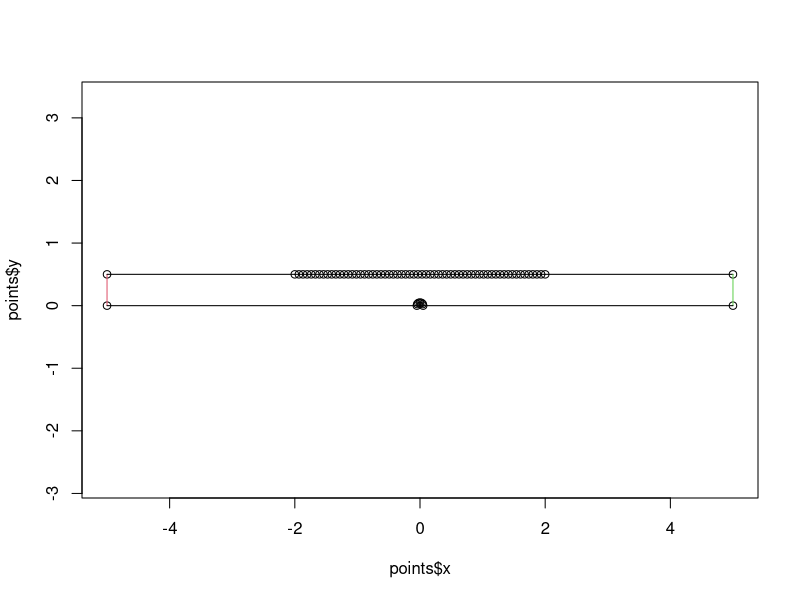
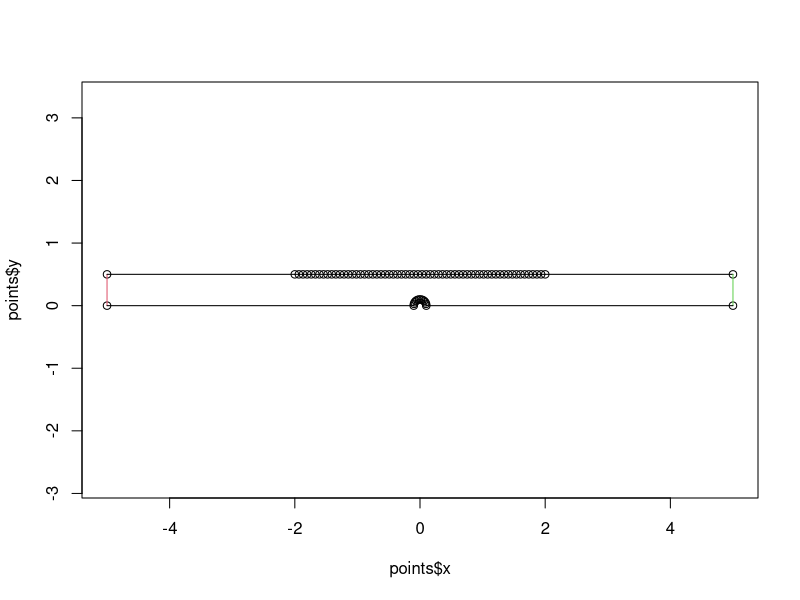
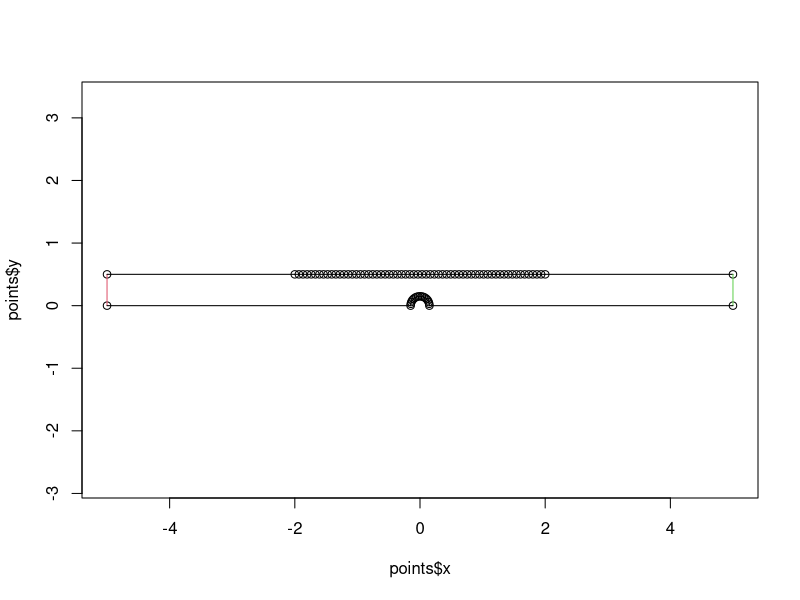
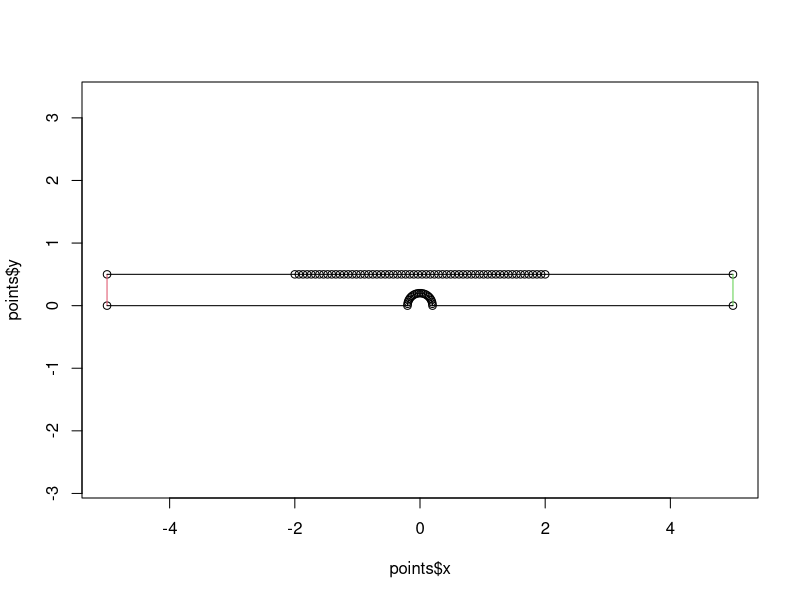
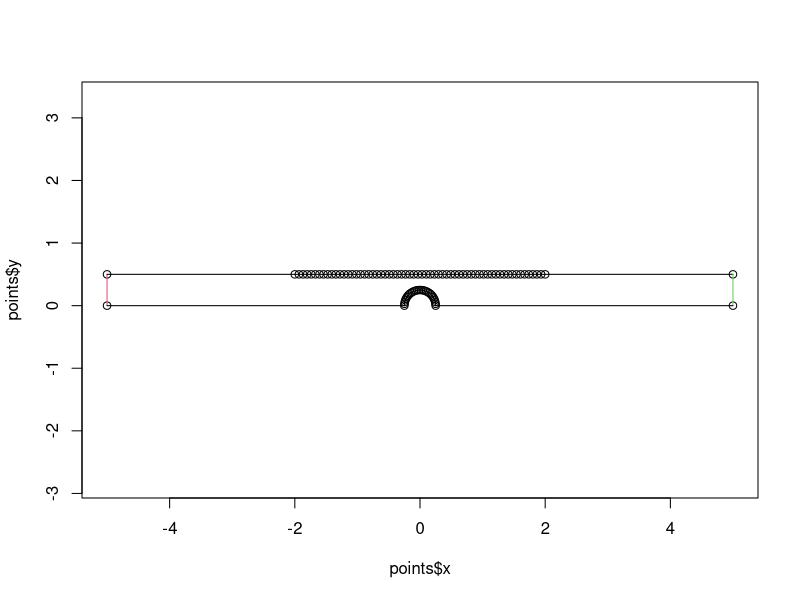
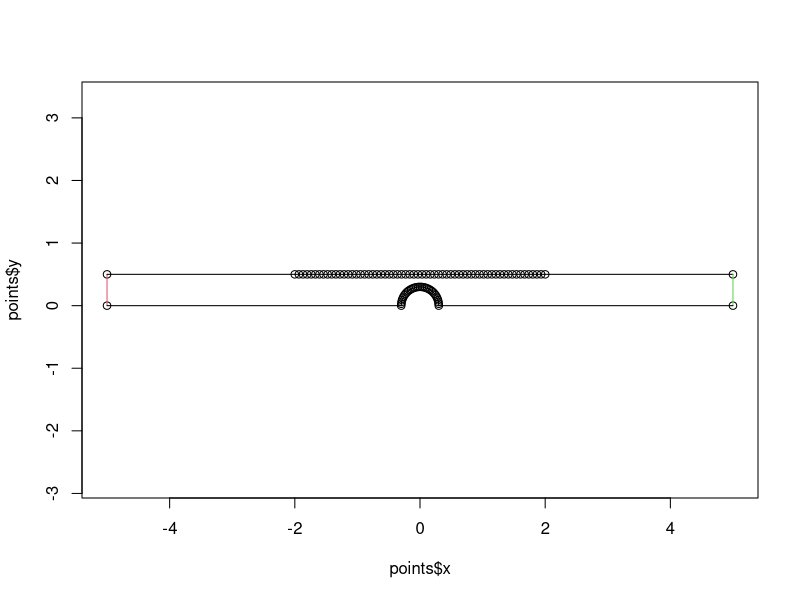
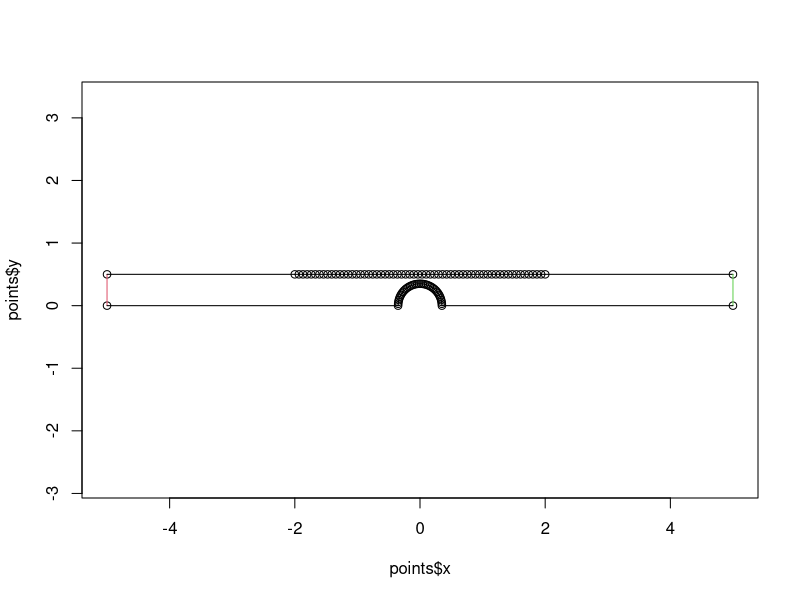
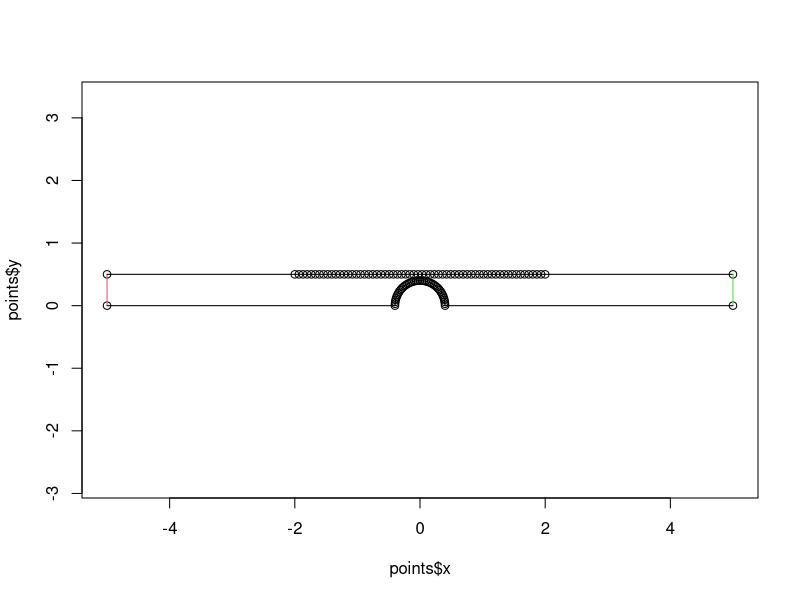

Reproduce these figures in R, in order.
write.poly = function(filename, points, segments,limits = c(-0.2,1)) {
    f = file(filename,open="w")
    p = cbind(points$x,points$y,ifelse(points$par,limits[2],0),ifelse(points$par,limits[1],0))
    p = cbind(1:nrow(p),p)
    write.table(t(c(nrow(p),2,ncol(p)-3,0)), file=f,row.names=FALSE,col.names=FALSE)
    write.table(p, file=f,row.names=FALSE,col.names=FALSE)
    s = cbind(segments$i1,segments$i2,segments$tag)
    s = cbind(1:nrow(s),s)
    write.table(t(c(nrow(s),1)), file=f,row.names=FALSE,col.names=FALSE)
    write.table(s, file=f,row.names=FALSE,col.names=FALSE)
    h = data.frame()
    write.table(t(c(nrow(h))), file=f,row.names=FALSE,col.names=FALSE)
    close(f)
}



npar = 60
xpar = 2
for (d in seq(0.1,0.9,0.1)) {
    r = d/2
    ncirc = ceiling(r*pi/0.03)+1
    k = 0

    a = seq(0,pi,len=ncirc)
    points = data.frame(
        x=c(-5,-5,seq(-xpar,xpar,len=npar+2),5,5,r*cos(a)),
        y=c(0,rep(0.5,npar+4),0,r*sin(a)),
        par=c(rep(FALSE,3),rep(TRUE,npar),rep(FALSE,3+ncirc))
    )


    n = nrow(points)
    segments = data.frame(
        i1 = 1:n,
        i2 = c(2:n,1),
        tag = c(2,rep(1,npar+3),3,1,rep(1,ncirc-1),1)
    )

    plot(points$x,points$y,asp=1)
    segments(
        points$x[segments$i1],points$y[segments$i1],
        points$x[segments$i2],points$y[segments$i2],
        col=segments$tag
    )

    write.poly(sprintf("circ_%02.0f.poly",d*100),points, segments)
}



make_wall = function(w,h) {
    npar = 30
    xpar = 2
    k = 0
    a = seq(0,pi,len=ncirc)
    x = seq(-1,1,len=npar+2)
    y = (cos(x*pi)+1)/2
    points = data.frame(
        x=c(-5, -5,    xpar*x,  5, 5,w/2,w/2,-w/2,-w/2),
        y=c( 0,0.5,0.5+h/4*y,0.5, 0,  0,h/2, h/2,   0),
        par=c(rep(FALSE,3),rep(TRUE,npar),rep(FALSE,7))
    )

    n = nrow(points)
    segments = data.frame(
        i1 = 1:n,
        i2 = c(2:n,1),
        tag = c(2,rep(1,npar+3),3,rep(1,5))
    )

    plot(points$x,points$y,asp=1)
    segments(
        points$x[segments$i1],points$y[segments$i1],
        points$x[segments$i2],points$y[segments$i2],
        col=segments$tag
    )

    write.poly(sprintf("wall_%03.0f_%03.0f.poly",w*100,h*100), points, segments)
}

for (h in seq(0.1, 1,0.1)) make_wall(0.01,h)
for (h in seq(0.1, 1,0.1)) make_wall(0.6,h)
for (h in seq(0.1, 1,0.1)) make_wall(1,h)
for (w in seq(0.1, 1,0.1)) make_wall(w,0.6)

npar = 100
xpar = 2
eps = 0.005
ncirc = ceiling(eps*pi/0.03)+1
for (d in seq(0.1,0.9,0.1)) {
    r = d/2
    
    k = 0
    a = seq(0,pi,len=ncirc)
    x = seq(-xpar,xpar,len=npar+2)
    alpha = 8.7
    y = 0.5 + r*sin(x*alpha)/(x*alpha)
    points = data.frame(
        x=c(-5,-5,x,5,5,eps,eps*cos(a),-eps),
        y=c(0,0.5,y,0.5,0,0,r-max(eps*sin(a))+eps*sin(a),0),
        par=c(rep(FALSE,3),rep(TRUE,npar),rep(FALSE,3+ncirc+2))
    )

    n = nrow(points)
    segments = data.frame(
        i1 = 1:n,
        i2 = c(2:n,1),
        tag = c(2,rep(1,npar+3),3,1,rep(1,ncirc-1+2),1)
    )

    plot(points$x,points$y,asp=1)
    segments(
        points$x[segments$i1],points$y[segments$i1],
        points$x[segments$i2],points$y[segments$i2],
        col=segments$tag
    )

    write.poly(sprintf("sinc_%02.0f.poly",d*100),points, segments)
}


k = 0
npar_half = floor(npar/2)
a = seq(0,pi,len=ncirc)
points = data.frame(
    x=c(-5,-5,seq(-0.5-xpar,-0.5,len=npar_half+1),-0.5,0.5,seq(0.5,0.5+xpar,len=npar_half+1),5,5),
    y=c(0,rep(0.5,npar_half+2),5,5,rep(0.5,npar_half+2),0),
    par=c(rep(FALSE,3),rep(TRUE,npar_half),rep(FALSE,2),rep(TRUE,npar_half),rep(FALSE,3))
)

n = nrow(points)
segments = data.frame(
    i1 = 1:n,
    i2 = c(2:n,1),
    tag = c(1,rep(3,npar_half+2),3,rep(3,npar_half+2),2,4)
)

plot(points$x,points$y,asp=1)
segments(
    points$x[segments$i1],points$y[segments$i1],
    points$x[segments$i2],points$y[segments$i2],
    col=segments$tag
)

write.poly("side_channel.poly",points, segments)



k = 0
ncirc=5
a = seq(0,pi,len=ncirc)
eps = 0.02
d = xpar
points = data.frame(
    x=c(
        -5,seq(-xpar,xpar,len=npar+2),5,
        5,d-eps*sin(a),5,
        5,seq(xpar,-xpar,len=npar+2),-5
    ),
    y=c(
        rep(0.5,npar+4),
        eps,eps*cos(a),-eps,
        rep(-0.5,npar+4)
    ),
    par=c(
        rep(FALSE,2),rep(TRUE,npar),rep(FALSE,2),
        rep(FALSE,2+ncirc),
        rep(FALSE,2),rep(TRUE,npar),rep(FALSE,2)
    )
)

n = nrow(points)
segments = data.frame(
    i1 = 1:n,
    i2 = c(2:n,1),
    tag = c(
        rep(1,npar+3),3,rep(1,ncirc+1),4,rep(1,npar+3),2)
)

plot(points$x,points$y,asp=1,pch=16,cex=ifelse(points$par,1,0.3))
segments(
    points$x[segments$i1],points$y[segments$i1],
    points$x[segments$i2],points$y[segments$i2],
    col=segments$tag
)

write.poly("split.poly",points, segments, limits=c(-0.03,0.03))


k = 0

a = seq(0,pi,len=ncirc)
x = seq(-xpar,xpar,len=npar+2)
points = data.frame(
    x=c(-5.0,-5.0,ifelse(x<0,x,0)+0.5,+0.5,-0.5,-0.5),
    y=c(-0.5, 0.5,-ifelse(x<0,0,x)+0.5,-5,-5,-0.5),
    par=c(rep(FALSE,3),rep(TRUE,npar),rep(FALSE,4))
)

n = nrow(points)
segments = data.frame(
    i1 = 1:n,
    i2 = c(2:n,1),
    tag = c(2,rep(1,npar+3),3,rep(1,2))
)

a = -pi/4
points[,1:2] = as.matrix(points[,1:2]) %*% matrix(c(cos(a),sin(a),-sin(a),cos(a)),2,2)

plot(points$x,points$y,asp=1)
segments(
    points$x[segments$i1],points$y[segments$i1],
    points$x[segments$i2],points$y[segments$i2],
    col=segments$tag
)

write.poly("turn.poly",points, segments,limits=c(-1,1)*0.3)
